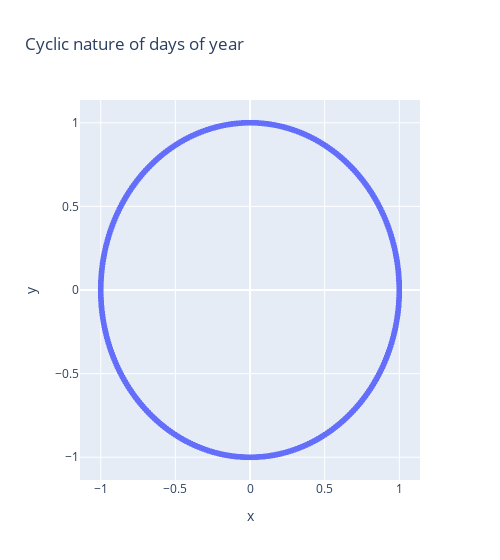
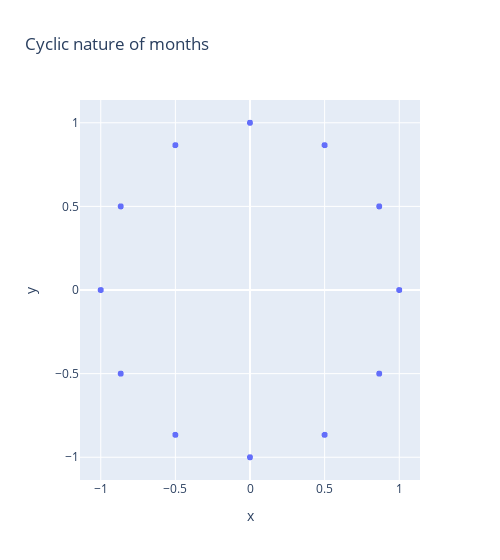

Notebook code for these charts, in order:
### Code cell
fig = px.scatter(x = well1_x_train['day_sin'], y = well1_x_train['day_cos'], width = 500, title='Cyclic nature of days of year')
fig.show()
fig = px.scatter(x = well1_x_train['month_sin'], y = well1_x_train['month_cos'], width = 500, title='Cyclic nature of months')
fig.show()

### Figure 1 — Plotly figure (JSON) as saved in the notebook; plotly's stock layout.template omitted (floating-point values rounded to 4 significant figures; data arrays with more than 128 entries replaced by an {"elided": "..."} marker saying what was removed)
{"data": [{"hovertemplate": "x=%{x}<br>y=%{y}<extra></extra>", "legendgroup": "", "marker": {"color": "#636efa", "symbol": "circle"}, "mode": "markers", "name": "", "showlegend": false, "type": "scattergl", "x": {"elided": "2444 float values"}, "xaxis": "x", "y": {"elided": "2444 float values"}, "yaxis": "y"}], "layout": {"legend": {"tracegroupgap": 0}, "title": {"text": "Cyclic nature of days of year"}, "width": 500, "xaxis": {"anchor": "y", "domain": [0, 1], "title": {"text": "x"}}, "yaxis": {"anchor": "x", "domain": [0, 1], "title": {"text": "y"}}}}

### Figure 2 — Plotly figure (JSON) as saved in the notebook; plotly's stock layout.template omitted (floating-point values rounded to 4 significant figures; data arrays with more than 128 entries replaced by an {"elided": "..."} marker saying what was removed)
{"data": [{"hovertemplate": "x=%{x}<br>y=%{y}<extra></extra>", "legendgroup": "", "marker": {"color": "#636efa", "symbol": "circle"}, "mode": "markers", "name": "", "showlegend": false, "type": "scattergl", "x": {"elided": "2444 float values"}, "xaxis": "x", "y": {"elided": "2444 float values"}, "yaxis": "y"}], "layout": {"legend": {"tracegroupgap": 0}, "title": {"text": "Cyclic nature of months"}, "width": 500, "xaxis": {"anchor": "y", "domain": [0, 1], "title": {"text": "x"}}, "yaxis": {"anchor": "x", "domain": [0, 1], "title": {"text": "y"}}}}
